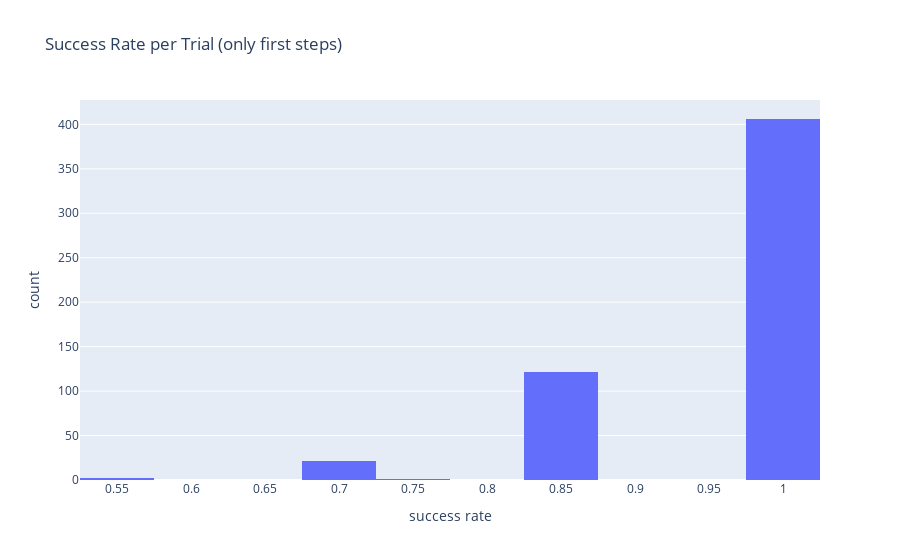

Notebook source saved alongside this figure:
### Code cell
pr_trials_hist = px.histogram(success_per_trial, nbins=20, x="success_per_trial"
                   , title='Success Rate per Trial (only first steps)', labels={'success_per_trial':'success rate'})
pr_trials_hist.show()

### Figure 1 — Plotly figure (JSON) as saved in the notebook; plotly's stock layout.template omitted (floating-point values rounded to 4 significant figures; data arrays with more than 128 entries replaced by an {"elided": "..."} marker saying what was removed)
{"data": [{"alignmentgroup": "True", "bingroup": "x", "hovertemplate": "success rate=%{x}<br>count=%{y}<extra></extra>", "legendgroup": "", "marker": {"color": "#636efa", "pattern": {"shape": ""}}, "name": "", "nbinsx": 20, "offsetgroup": "", "orientation": "v", "showlegend": false, "type": "histogram", "x": {"elided": "552 float values"}, "xaxis": "x", "yaxis": "y"}], "layout": {"barmode": "relative", "legend": {"tracegroupgap": 0}, "title": {"text": "Success Rate per Trial (only first steps)"}, "xaxis": {"anchor": "y", "domain": [0, 1], "title": {"text": "success rate"}}, "yaxis": {"anchor": "x", "domain": [0, 1], "title": {"text": "count"}}}}
